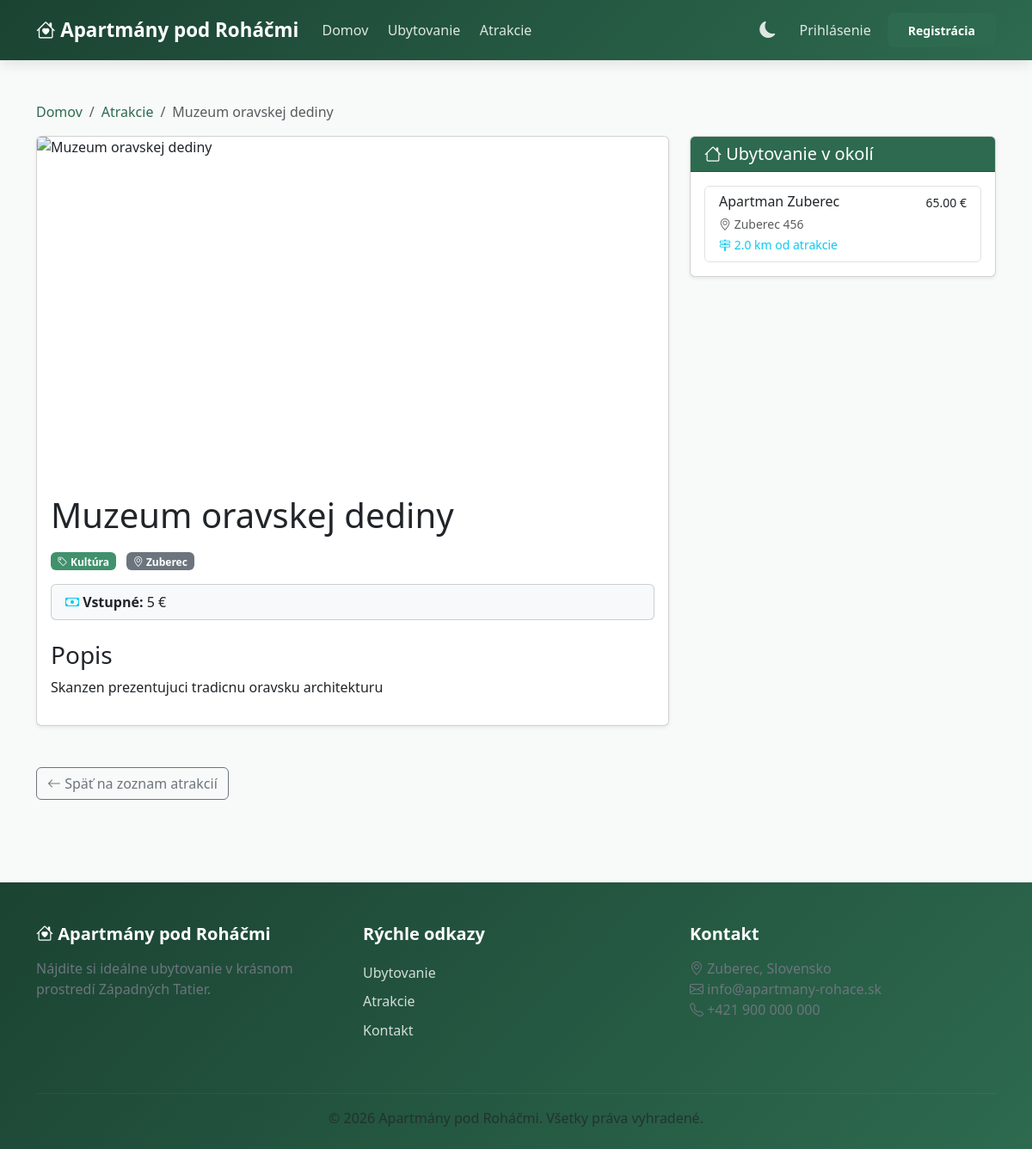
Page /?c=attraction&a=show&id=3 on the committed database.
### tables this page shows
CREATE TABLE `attraction` (
    `id` INT AUTO_INCREMENT PRIMARY KEY,
    `nazov` VARCHAR(255) NOT NULL,
    `popis` TEXT,
    `typ` VARCHAR(50),
    `cena` INT DEFAULT 0,
    `poloha` VARCHAR(255),
    `obrazok` TEXT
);

CREATE TABLE `accommodation_attraction` (
    `accommodation_id` INT NOT NULL,
    `attraction_id` INT NOT NULL,
    `vzdialenost_km` DECIMAL(5,2),
    PRIMARY KEY (`accommodation_id`, `attraction_id`),
    FOREIGN KEY (`accommodation_id`) REFERENCES `accommodation`(`id`) ON DELETE CASCADE,
    FOREIGN KEY (`attraction_id`) REFERENCES `attraction`(`id`) ON DELETE CASCADE
);

CREATE TABLE `accommodation` (
    `id` INT AUTO_INCREMENT PRIMARY KEY,
    `user_id` INT NOT NULL,
    `nazov` VARCHAR(255) NOT NULL,
    `popis` TEXT,
    `adresa` VARCHAR(255),
    `kapacita` INT,
    `cena_za_noc` DECIMAL(10,2),
    `vybavenie` TEXT,
    `obrazok` TEXT,
    `aktivne` TINYINT(1) DEFAULT 1,
    FOREIGN KEY (`user_id`) REFERENCES `users`(`id`) ON DELETE CASCADE
);

### Framework/Http/Responses/Response.php (called while the page is built, shortened)
<?php
abstract class Response
{
    public function send(): void
    {
        $this->generate();
    }
}

### public/index.php (called while the page is built, shortened)
<?php
require __DIR__ . '/../Framework/ClassLoader.php';
try {
    $app = new App();
    $app->run();
} catch (Exception $e) {
    die('An error occurred: ' . $e->getMessage());
}

### Framework/Support/LinkGenerator.php (called while the page is built, shortened)
<?php
class LinkGenerator
{
    private Request $request;
    public function __construct(Request $request, Router $router)
    {
        $this->request = $request;
    }
    public function url(
        string|array $destination,
        array $parameters = [],
        bool $absolute = false,
        bool $appendParameters = false
    ): string {
        list($controller, $action) = explode(".", $destination);
        $args = $appendParameters ? $this->request->get() : [];
        $args = ["c" => lcfirst($controller), "a" => $action != "index" ? $action : null] + $parameters + $args;
        $basePath = $absolute ? $this->request->getBaseUrl() : "";
        return $basePath . "?" . http_build_query($args);
    }
}

### Framework/ClassLoader.php (called while the page is built, shortened)
<?php
class ClassLoader
{
    public static function Boot(): void
    {
        spl_autoload_register(function ($class_name) {
            $baseDir = realpath(dirname(__DIR__));
            $relativePath = str_replace('\\', DIRECTORY_SEPARATOR, ltrim($class_name, '\\')) . '.php';
            $file = $baseDir . DIRECTORY_SEPARATOR . $relativePath;
        });
    }
}

### Framework/Http/Request.php (called while the page is built, shortened)
<?php
class Request
{
    private array $get;
    private array $post;
    public function __construct()
    {
        $this->get = $_GET;
        $this->post = $_POST;
    }
    public function get(?string $key = null): mixed
    {
        return $key === null ? $this->get : ($this->get[$key] ?? null);
    }
    public function post(?string $key = null): mixed
    {
        return $key === null ? $this->post : ($this->post[$key] ?? null);
    }
    public function value(string $key): mixed
    {
        return $this->post($key) ?? $this->get($key);
    }
}

### App/Controllers/AttractionController.php (called while the page is built, shortened)
<?php
class AttractionController extends BaseController
{
    public function show(Request $request): Response
    {
        $id = (int)$request->value('id');
        $attraction = Attraction::getOne($id);
        $nearbyAccommodations = $attraction->getNearbyAccommodations();
        return $this->html([
            'attraction' => $attraction,
            'nearbyAccommodations' => $nearbyAccommodations
        ]);
    }
}

### Framework/Core/Model.php (called while the page is built, shortened)
<?php
abstract class Model implements \JsonSerializable
{
    protected static ?string $tableName = null;
    protected static array $columnsMap = [];
    private static array $dbColumns = [];
    private static IDbConvention $dbConventions;
    protected static function getTableName(): string
    {
        if (!empty(static::$tableName)) {
            return static::$tableName;
        }
        return self::getConventions()->getTableName(get_called_class());
    }
    protected static function getPkColumnName(): string
    {
        return self::getConventions()->getPkColumnName(get_called_class());
    }
    protected static function getColumnsMap(): array
    {
        return static::$columnsMap ?? [];
    }
    public static function getOne(mixed $id): ?static
    {
        try {
            $sql = "SELECT " . static::getDBColumnNamesList() . " FROM `" . static::getTableName() . "` WHERE `" .
                static::getPkColumnName() . "`=?";
            $stmt = Connection::getInstance()->prepare($sql);
            $stmt->setFetchMode(PDO::FETCH_CLASS | PDO::FETCH_PROPS_LATE, static::class);
            $stmt->execute([$id]);
            $model = $stmt->fetch() ?: null;
            if ($model !== null) {
                $model->_dbId = $model->getIdValue();
                $model->_resultSet = new ResultSet([$model]);
            }
            return $model;
        } catch (PDOException $exception) {
            throw new Exception('Query failed: ' . $exception->getMessage(), 0, $exception);
        }
    }
    private static function getDbColumns(): array
    {
        try {
            $sql = "DESCRIBE " . static::getTableName();
            $stmt = Connection::getInstance()->prepare($sql);
            $stmt->execute([]);
            self::$dbColumns[static::class] = array_column($stmt->fetchAll(), 'Field');
            return self::$dbColumns[static::class];
        } catch (PDOException $exception) {
            throw new Exception('Query failed: ' . $exception->getMessage(), 0, $exception);
        }
    }
    private function getIdValue(): mixed
    {
        $pk = static::getPkColumnName();
        $prop = static::toPropertyName($pk);
        return isset($this->{$prop}) ? $this->{$prop} : null;
    }
    private static function getModelProperties(): array
    {
        $reflection = new \ReflectionClass(static::class);
        $properties = [];
        foreach ($reflection->getProperties() as $property) {
            $propertyName = $property->getName();
            if ($property->isStatic()) {
                continue;
            }
            $properties[$propertyName] = true;
        }
        return $properties;
    }
    private static function getDBColumnNamesList(): string
    {
        $dbColumns = [];
        foreach (static::getDbColumns() as $columnName) {
            $propertyName = static::toPropertyName($columnName);
            if ($propertyName != $columnName) {
                $dbColumns[] = "`$columnName` AS {$propertyName}";
            } else {
                $dbColumns[] = $columnName;
            }
        }
        return implode(', ', $dbColumns);
    }
    private static function toPropertyName(string $columnName): string
    {
        $customMapping = static::getColumnsMap();
        if (isset($customMapping[$columnName])) {
            return $customMapping[$columnName];
        } else {
            return static::getConventions()->toPropertyName($columnName);
        }
    }
    private static function getConventions(): IDbConvention
    {
        if (!isset(static::$dbConventions)) {
            static::$dbConventions = new (Configuration::DB_CONVENTIONS_CLASS)();
        }
        return static::$dbConventions;
    }
}

### Framework/DB/Connection.php (called while the page is built, shortened)
<?php
class Connection
{
    private static ?Connection $instance = null;
    private PDO $db;
    public function __construct(PDO $db)
    {
        $this->db = $db;
    }
    public static function getInstance(): Connection
    {
        try {
            if (self::$instance == null) {
                $db = new PDO(
                    'mysql:dbname=' . Configuration::DB_NAME . ';host=' . Configuration::DB_HOST,
                    Configuration::DB_USER,
                    Configuration::DB_PASS
                );
                $db->setAttribute(PDO::ATTR_ERRMODE, PDO::ERRMODE_EXCEPTION);
                $db->setAttribute(PDO::ATTR_EMULATE_PREPARES, true);
                self::$instance = new self($db);
            }
            return self::$instance;
        } catch (PDOException $e) {
            throw new Exception('Connection failed: ' . $e->getMessage());
        }
    }
    public function prepare(string $sql): DebugStatement
    {
        try {
            return new DebugStatement($this->db->prepare($sql));
        } catch (PDOException $e) {
            throw new Exception('Prepare failed: ' . $e->getMessage());
        }
    }
}

### Framework/DB/DebugStatement.php (called while the page is built, shortened)
<?php
class DebugStatement
{
    private PDOStatementAlias $stmt;
    public function __construct($stmt)
    {
        $this->stmt = $stmt;
    }
    public function execute(?array $params = null): bool
    {
        $result = $this->stmt->execute($params);
        $this->stmt->debugDumpParams();
        return $result;
    }
    public function __call(string $name, array $arguments): mixed
    {
        return $this->stmt->{$name}(...$arguments);
    }
}

### Framework/DB/DefaultConventions.php (called while the page is built, shortened)
<?php
class DefaultConventions implements IDbConvention
{
    public function getPkColumnName(string $className): string
    {
        return 'id';
    }
    public function toPropertyName(string $columnName): string
    {
        return $columnName;
    }
}

### App/Models/Attraction.php (called while the page is built, shortened)
<?php
class Attraction extends Model
{
    protected ?int $id = null;
    protected ?int $cena = 0;
    public function __get($name)
    {
        return $this->$name ?? null;
    }
    public function getNearbyAccommodations(): array
    {
        $sql = "SELECT a.*, aa.vzdialenost_km
                FROM accommodation a
                JOIN accommodation_attraction aa ON a.id = aa.accommodation_id
                WHERE aa.attraction_id = ? AND a.aktivne = 1
                ORDER BY aa.vzdialenost_km";
        $stmt = Connection::getInstance()->prepare($sql);
        $stmt->execute([$this->id]);
        $accommodations = [];
        while ($row = $stmt->fetch(\PDO::FETCH_ASSOC)) {
            $accommodation = new Accommodation();
            foreach ($row as $key => $value) {
                if (property_exists($accommodation, $key)) {
                    $accommodation->$key = $value;
                }
            }
            $accommodation->vzdialenost_km = $row['vzdialenost_km'];
            $accommodations[] = $accommodation;
        }
        return $accommodations;
    }
    public function isFree(): bool
    {
        return $this->cena === 0 || $this->cena === null;
    }
    public function getFormattedPrice(): string
    {
        return $this->cena . ' €';
    }
}

### App/Views/Attraction/show.view.php (the view, shortened to what this page needs)
<div class="container py-5">
    <nav aria-label="breadcrumb">
        <ol class="breadcrumb">
            <li class="breadcrumb-item"><a href="<?= $link->url('home.index') ?>">Domov</a></li>
            <li class="breadcrumb-item"><a href="<?= $link->url('attraction.index') ?>">Atrakcie</a></li>
            <li class="breadcrumb-item active" aria-current="page"><?= htmlspecialchars($attraction->nazov) ?></li>
        </ol>
    </nav>
    <div class="row">
        <div class="col-lg-8">
            <div class="card shadow-sm mb-4">
                <?php if ($attraction->obrazok): ?>
                    <img src="<?= htmlspecialchars($attraction->obrazok) ?>"
                         class="card-img-top"
                         style="height: 400px; object-fit: cover;"
                         alt="<?= htmlspecialchars($attraction->nazov) ?>">
                <?php else: ?>
                    <img src="https://images.unsplash.com/photo-1506905925346-21bda4d32df4?w=1200"
                         class="card-img-top"
                         style="height: 400px; object-fit: cover;"
                         alt="<?= htmlspecialchars($attraction->nazov) ?>">
                <?php endif; ?>
                <div class="card-body">
                    <h1 class="card-title mb-3"><?= htmlspecialchars($attraction->nazov) ?></h1>
                    <div class="mb-3">
                        <?php if ($attraction->typ): ?>
                            <span class="badge bg-info me-2">
                                <i class="bi bi-tag"></i> <?= htmlspecialchars($attraction->typ) ?>
                            </span>
                        <?php endif; ?>
                        <?php if ($attraction->poloha): ?>
                            <span class="badge bg-secondary">
                                <i class="bi bi-geo-alt"></i> <?= htmlspecialchars($attraction->poloha) ?>
                            </span>
                        <?php endif; ?>
                    </div>
                    <?php if ($attraction->cena !== null): ?>
                        <div class="card bg-light mb-3">
                            <div class="card-body py-2">
                                <strong><i class="bi bi-cash text-info"></i> Vstupné:</strong>
                                <?php if ($attraction->cena == 0): ?>
                                    <span class="text-success fw-bold">Zadarmo</span>
                                <?php else: ?>
                                    <?= $attraction->getFormattedPrice() ?>
                                <?php endif; ?>
                            </div>
                        </div>
                    <?php endif; ?>
                    <?php if ($attraction->popis): ?>
                        <div class="mt-4">
                            <h3>Popis</h3>
                            <p class="text-justify"><?= nl2br(htmlspecialchars($attraction->popis)) ?></p>
                        </div>
                    <?php endif; ?>
                </div>
            </div>
        </div>
        <div class="col-lg-4">
            <div class="card shadow-sm">
                <div class="card-header bg-primary text-white">
                    <h5 class="mb-0"><i class="bi bi-house"></i> Ubytovanie v okolí</h5>
                </div>
                <div class="card-body">
                    <?php if (!empty($nearbyAccommodations)): ?>
                        <div class="list-group">
                            <?php foreach ($nearbyAccommodations as $acc): ?>
                                <a href="<?= $link->url('accommodation.show', ['id' => $acc->id]) ?>"
                                   class="list-group-item list-group-item-action">
                                    <div class="d-flex w-100 justify-content-between">
                                        <h6 class="mb-1"><?= htmlspecialchars($acc->nazov) ?></h6>
                                        <small><?= number_format($acc->cena_za_noc, 2) ?> €</small>
                                    </div>
                                    <small class="text-muted">
                                        <i class="bi bi-geo-alt"></i> <?= htmlspecialchars($acc->adresa) ?>
                                    </small>
                                    <?php if ($acc->vzdialenost_km !== null): ?>
                                        <br>
                                        <small class="text-info">
                                            <i class="bi bi-signpost-2"></i> <?= number_format($acc->vzdialenost_km, 1) ?> km od atrakcie
                                        </small>
                                    <?php endif; ?>
                                </a>
                            <?php endforeach; ?>
                        </div>
                    <?php else: ?>
                        <p class="text-muted mb-0">Žiadne ubytovanie v blízkosti</p>
                    <?php endif; ?>
                </div>
            </div>
        </div>
    </div>
    <div class="mt-4">
        <a href="<?= $link->url('attraction.index') ?>" class="btn btn-outline-secondary">
            <i class="bi bi-arrow-left"></i> Späť na zoznam atrakcií
        </a>
    </div>
</div>

### rows in the picture
attraction: nazov "Muzeum oravskej dediny", typ "Kultúra", poloha "Zuberec", cena "5 €", popis "Skanzen prezentujuci tradicnu oravsku architekturu"
accommodation_attraction: accommodation.nazov "Apartman Zuberec", accommodation.cena_za_noc "65.00", accommodation.adresa "Zuberec 456", vzdialenost_km "2.0"
